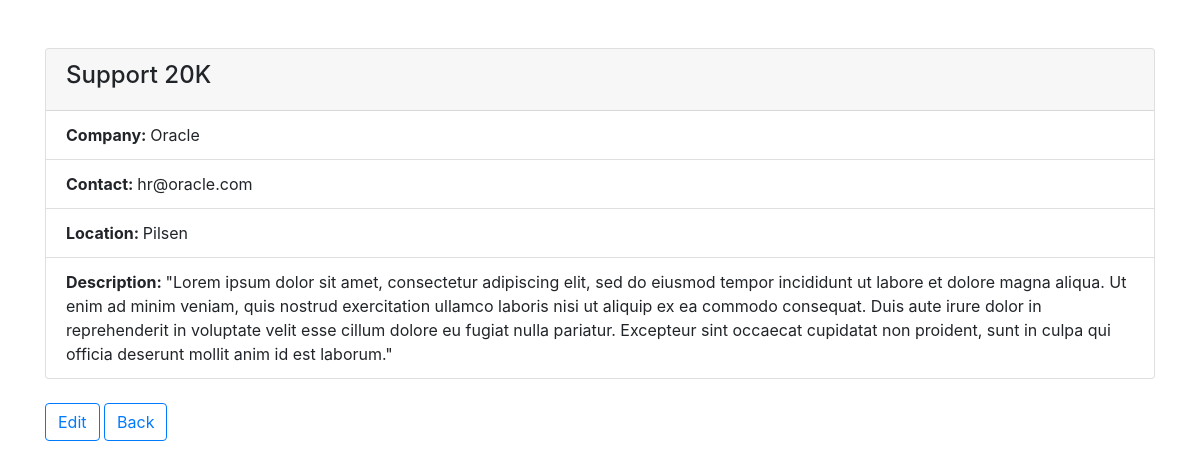
The page /jobz/2/ on the database its author committed.
### offers/models.py (models this page shows)
class Offer(models.Model):
	company = models.ForeignKey(Company, on_delete=models.CASCADE)
	pub_date = models.DateTimeField('date published')
	location = models.CharField(max_length=50)
	offer_title = models.CharField(max_length=50)
	offer_text = models.CharField(max_length=200)

class Company(models.Model):
	name = models.CharField(max_length=100)
	contact = models.CharField(max_length=50)

### offers/views.py (the view)
# urls.py: path('<int:pk>/', views.DetailView.as_view(), name='detail'),
class DetailView(generic.DetailView):
	model = Offer
	template_name = 'offers/detail.html'

### offers/templates/offers/detail.html (shortened to what this page needs)
<!DOCTYPE html>
<html lang="en">
	<head>
		<link rel="stylesheet" href="https://stackpath.bootstrapcdn.com/bootstrap/4.4.1/css/bootstrap.min.css">
	</head>
	<body>
		<div class="container pt-md-5">
			<div class="card mb-4">
				<div class="card-header">
					<h4>{{ offer.offer_title }}</h4>
				</div>
				<ul class="list-group list-group-flush">
					<li class="list-group-item"><strong>Company: </strong>{{ offer.company.name }}</li>
					<li class="list-group-item"><strong>Contact: </strong>{{ offer.company.contact }}</li>
					<li class="list-group-item"><strong>Location: </strong>{{ offer.location }}</li>
					<li class="list-group-item"><strong>Description: </strong>{{ offer.offer_text }}</li>
				</ul>
			</div>
			<a href="{% url 'jobz:edit' offer.id %}" class="btn btn-outline-primary">Edit</a>
			<a href="{% url 'jobz:index' %}" class="btn btn-outline-primary">Back</a>
		</div>
	</body>
</html>

### rows shown on the page
Offer: offer_title "Support 20K", company.name "Oracle", company.contact "hr@oracle.com", location "Pilsen", offer_text "\"Lorem ipsum dolor sit amet, consectetur adipiscing elit, sed do eiusmod tempor incididunt ut labore et dolore magna aliqua. Ut enim ad minim veniam, quis nostrud exercitation ullamco laboris nisi ut aliquip ex ea commodo consequat. Duis aute irure dolor in reprehenderit in voluptate velit esse cillum dolore eu fugiat nulla pariatur. Excepteur sint occaecat cupidatat non proident, sunt in culpa qui officia deserunt mollit anim id est laborum.\""
